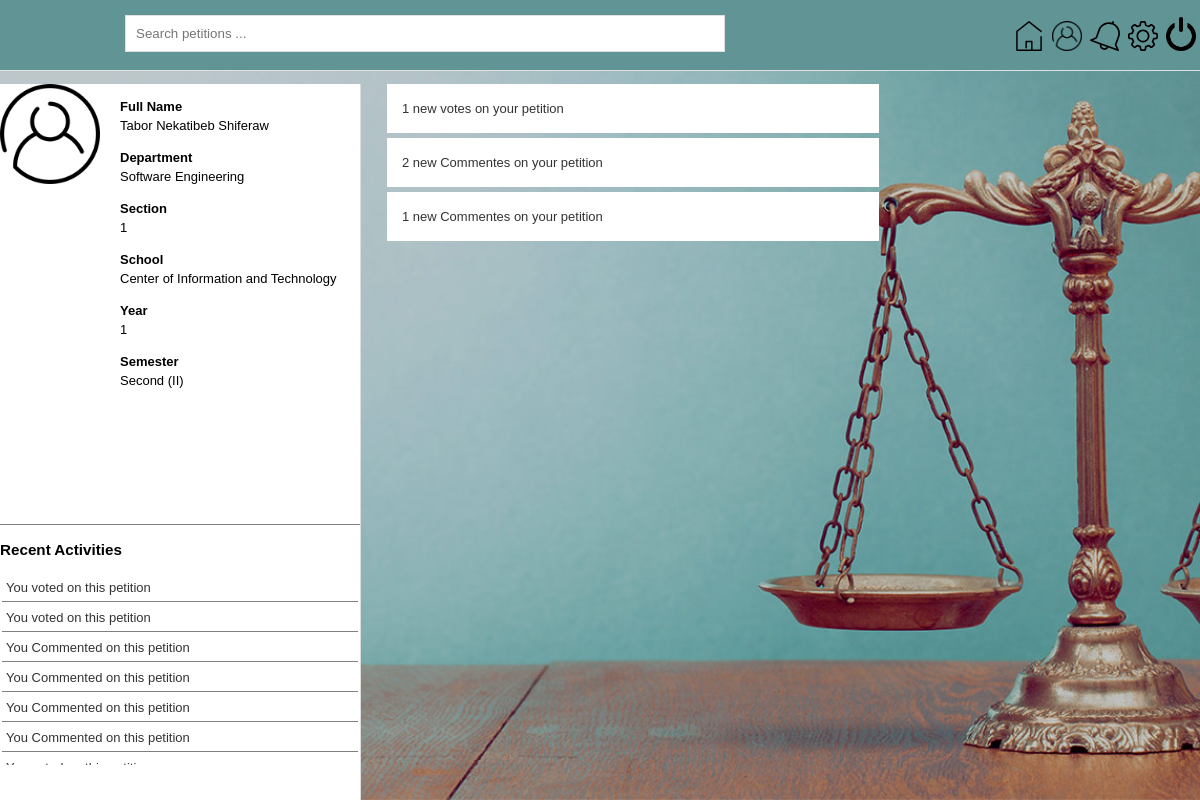
/selamawi/student.php?notf (signed in), run on the app's committed database.
### tables this page shows
CREATE TABLE IF NOT EXISTS `student` (
`studID` int(11) NOT NULL,
  `ID` char(15) NOT NULL,
  `fname` char(15) NOT NULL,
  `mname` char(15) NOT NULL,
  `lname` char(15) NOT NULL,
  `department` int(11) NOT NULL,
  `section` int(11) NOT NULL,
  `school` int(11) NOT NULL,
  `year` int(11) NOT NULL,
  `email` varchar(30) NOT NULL,
  `semester` int(11) NOT NULL,
  `password` char(32) NOT NULL,
  `status` enum('1','2','3') NOT NULL DEFAULT '1' COMMENT '1:unreg 2:registered 3:blocked'
);

### selamawi/includes/class/classStudent.php (called while the page is built, shortened)
<?php
	class Student{
		public $firstName;
		private $middleName;
		private $lastName;
		private $studentID;
		private $department;
		private $year;
		private $semester;
		private $section;
		private $db;
		public function __construct($info)
		{
			global $db;
			$this->db = $db;
			if(gettypei($info)=='int') {
				$this->studentID = (int)$info;
				$info = $this->retrieve_info();
			}
			else if(gettypei($info)=='obj')
				$this->intiliaze_this($info);
			else if( gettypei($info) == 'arr')
				$this->int_this_arr($info);
		}
		private function retrieve_info()
		{
			$query = "SELECT * FROM " . TABLE_STUD . " WHERE studID = $this->studentID LIMIT 1";
			$this->db->prp_stmt($query);
			$resultSet = $this->db->get_resultset();
			return $resultSet;
		}
		public function getFullName()
		{
			$fullName = ucwords($this->firstName . " " . $this->middleName . " ". $this->lastName);
			return $fullName;
		}
		public function getDepartment() {
			return $this->department;
		}
		public function getYear(){
			return $this->year;
		}
		public function getSemester(){
			return $this->semester;
		}
		public function getSection(){
			return $this->section;
		}
		private function intiliaze_this($info)
		{
			$this->firstName  = $info->fname;
			$this->middleName = $info->mname;
			$this->lastName   = $info->lname;
			$this->studentID  = $info->studID;
			$this->department = $info->department;
			$this->year       = $info->year;
			$this->semester   = $info->semester;
			$this->section    = $info->section;
		}
		public function myNotifications()
		{
			$query = "(SELECT petitionID as onID,'v' as ntype,count(1) as num,date as dt FROM " . TABLE_VOTE . " WHERE seen=" . PET_UNRESOLVED . " and   petitionID IN (SELECT petID FROM " . TABLE_PET . " WHERE owner=$this->studentID) GROUP by petitionID) UNION ALL (SELECT petitionID as onID,'c' as ntype,count(1) as num,date as dt FROM " . TABLE_COM . " WHERE seen=" . PET_UNRESOLVED . " and petitionID IN (SELECT petID FROM " . TABLE_PET ." WHERE owner=$this->studentID and getNotifcation=" .PET_NOTF_ON . ") GROUP BY petitionID) ORDER BY dt DESC" ;
			$this->db->prp_stmt($query);
			$result = $this->db->get_resultset();
			$notfs = array();
			foreach($result as $notf) {
				$notfs[] = new Notification($notf);
			}
			return $notfs;
		}
		public function recentActivities()
		{
			$query = "SELECT commentID as actID,petitionID as onID,date,'c' as type FROM " . TABLE_COM. " WHERE commenter=$this->studentID UNION SELECT voteID,petitionID,date,'v' as type FROM " . TABLE_VOTE . "  WHERE voter=$this->studentID UNION SELECT petID,petID,post_date,'p' as type FROM " . TABLE_PET . " WHERE owner = $this->studentID ORDER by date DESC LIMIT " . RECACT;
			$this->db->prp_stmt($query);
			$results = array();
			foreach($this->db->get_resultset() as $result)
				$results[] = new Activity($result);
			return $results;
		}
	}
?>

### selamawi/includes/class/classDB.php (called while the page is built, shortened)
<?php
	class DB {
		private $db;
		function __construct() {
			$this->db = new mysqli(DB::HOST, DB::USRNAME, DB::PSSWRD, DB::DBNAME);
		}
		function prp_stmt($query, $params='') {
			$stmt = $this->db->query($query);
			return true;
		}
	}
?>

### selamawi/includes/scdepinfo.php (called while the page is built, shortened)
<?php
	class Scdep{
		public static $departments = array(
									1 => 'Software Engineering',
									2 => 'Mechanical Enginnering',
									3 => 'Bio medical Engineering',
									4 => 'Civil Engineering',
									5 => 'Computer and Electrical Engineering',
									6 => 'Chemical Engineering',
									7 => 'Information Technology (IT)'
			);
		private static $schools = array(
							0 => 'Center of Information and Technology',
							1 => 'Electrical and Computer Engineering school',
							2 => 'Civil and Water Engineering school',
							3 => 'Mechanical and Industrial Engineering school'
			);
		private static $mapping = array(
										0 => array(1),
										1 => array(5),
										2 => array(4),
										3 => array(2)
									);
		public static $semMap = array(
											1 => 'First (I)',
											2 => 'Second (II)',
											3 => 'Third (III)',
											4 => 'Fourth (IV)',
											5 => 'Fifth (V)',
											6 => 'Sixth (VI)'
									);
		public static function getDepName($depID)
		{
			$depID = (int)$depID;
			return self::$departments[$depID];
		}
		public static function mapDepSch($depID)
		{
			$counter = 0;
			foreach(self::$mapping as $deps){
				if( (array_search($depID, $deps))!==false )
					return self::$schools[$counter];
				$counter++;
			}
			return UNDEF;
		}
		public static function getSem($sem)
		{
			$sem = (int)$sem;
			return self::$semMap[$sem];
		}
	}
?>

### selamawi/includes/class/classActivity.php (called while the page is built, shortened)
<?php
	class Activity {
		private $type;
		private $onID;
		private $verbs = array(
								'c' => 'Commented',
								'v' => 'voted',
								'p' => 'Created'
							);
		private function int_this($info)
		{
			$this->onID  = $info->onID;
			$this->type  = $info->type;
		}
		public function getVerb() {
			return $this->verbs[$this->type];
		}
		public function getOnID(){
			return $this->onID;
		}
	}
?>

### selamawi/includes/class/classNotification.php (called while the page is built, shortened)
<?php
	class Notification
	{
		private $type;
		private $num;
		private $onID;
		private  $verbs = array(
										"v" => 'votes',
										"c" => 'Commentes'
									);
		public function __construct($info)
		{
			$this->type    = $info->ntype;
			$this->num  = $info->num;
			$this->onID    = $info->onID;
		}
		public function getType()
		{
			return $this->type;
		}
		public function getVerb()
		{
			return $this->verbs[$this->type];
		}
		public function getNum()
		{
			return $this->num;
		}
		public function getOnID(){
			return $this->onID;
		}
	}
?>

### selamawi/includes/ui/profileui.php (the view, shortened to what this page needs)
<?php
	include 'includes/ui/accountui.php';
	class Profileui extends Accountui{
		public function profile($info,$recent,$authnctd){
			echo "<div class='stud_profile'>";
				echo "<div class='stud_info'>";
					echo "<img class='profilepic' src='includes/images/user.png'>";
					$this->information($info);
				echo "</div>";
				if($authnctd){
					echo "<div class='recentActv'>";
						echo "<h3> Recent Activities </h3>";
						$this->recentActv($recent);
					echo "</div>";
				}
			echo "</div>";
		}
		public function information($info) {
			echo "<div class='information'>";
				echo "<dl>
							<dt>Full Name  </dt> <dd> " . $info->getFullName() . "</dd></dl>";
				echo "<dl>
							<dt>Department </dt>
							<dd>" . Scdep::getDepName($info->getDepartment()) . "</dd></dl>";
				echo "<dl>
						<dt>Section </dt>
						<dd>" . $info->getSection() . "</dd></dl>";
				echo "<dl>
					<dt>School </dt>
					<dd>" . Scdep::mapDepSch($info->getDepartment()) ."</dd></dl>";
				echo "<dl>
						<dt>Year </dt>
						<dd>" . $info->getYear() . "</dd></dl>";
				echo "<dl>
				<dt>Semester </dt>
				<dd>" . Scdep::getSem($info->getSemester()) ."</dd</dl>";
			echo "</div>";
		}
		public function recentActv($info) {
			foreach($info as $actv) {
				echo "<a href='" . PAGE_ACCT . "?petID=" . $actv->getOnID() . "'> <span class='actv'>You " . $actv->getVerb() . " on  this petition </span></a>";
			}
		}
		public function listNotf($notfs)
		{
			echo "<div class='myPosts'>";
					foreach($notfs as $notf) {
						echo "<a class='notf' href='" . PAGE_ACCT . "?petID=" . $notf->getOnID(). "&seen=" . $notf->getType() . "'>" . $notf->getNum() . " new " . $notf->getVerb() . " on your petition </a>";
					}
				echo "</div>";
		}
	}
?>

### selamawi/includes/css/style.css (style rules this page uses)
a { text-decoration: none; color: #333; }
.stud_profile { background: white; display: inline-block; float:left; height: 100%; position: fixed; border-right: solid 1px #ddd; width: 30%; left:0; }
.stud_info { border-bottom: solid 1px gray; overflow: auto; height: 55%; }
.stud_profile .profilepic { width: 100px; display: inline-block; margin-right: 20px; }
.stud_profile .information,.stud_profile .profilepic { float: left; }
.stud_profile .information dt,.stud_profile .information dd { display: inline; margin: 0; }
.stud_profile .information dt { font-weight: bold; display: table-cell; }
.stud_profile .recentActv { overflow: auto; height: 30%; }
.stud_profile .recentActv .actv { display: block; _background-color: #ddd; cursor: pointer; border-bottom: solid 1px gray; padding: 4px; margin:2px; }
.myPosts { float: left; margin-left:32%; }
div.myPosts .notf { width: 200%; background-color: white; margin-bottom: 5px; cursor: pointer; padding: 15px; display: block; }

### data on the page
student: $info->getFullName() "Tabor Nekatibeb Shiferaw", department "Software Engineering", section "1", department "Center of Information and Technology", year "1", semester "Second (II)"

### other printed values
$actv->getVerb() "voted"
$actv->getVerb() "Commented"
$notf->getNum() "1"
$notf->getVerb() "votes"
$notf->getNum() "2"
$notf->getVerb() "Commentes"
